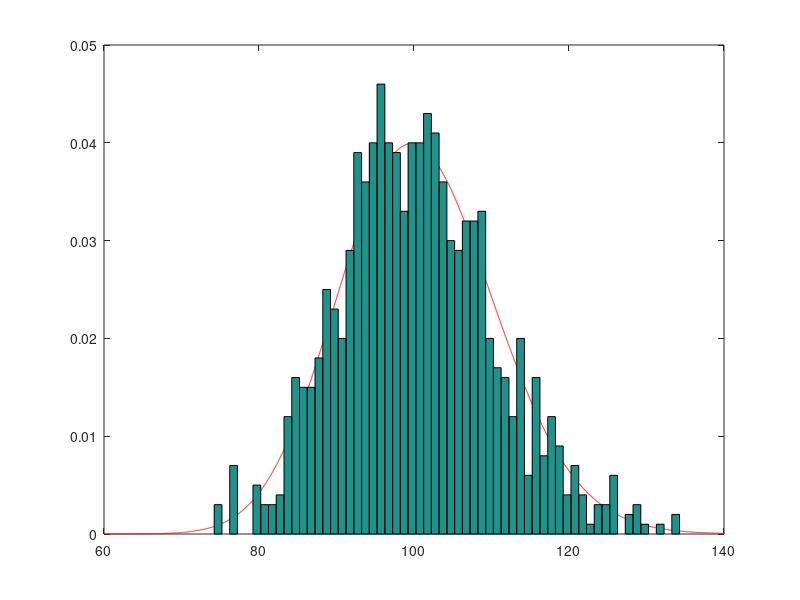

MATLAB code to generate this figure:

alpha=100.7;
lamda=1;
ai=floor(alpha);
af=alpha-ai;
c=2^(af)/(gamma(af+1))
X=[];
Y=[];
Z=[];
tic
for i=1:1000
y=[];
for i=1:ai
	y=[y -1*(log(1-rand))/lamda];
end
Y=[Y sum(y)];
end
tot=0;
acc=0;

%%t1=toc

while (size(Z)(2)<1000)
	u=rand;
	a=-2*log(1-u^(1/af));
	u2=rand;
	if u2<(a^(af-1)*e^(-a/2))*((2*(1-e^(-a/2)))^(1-af))
		Z=[Z a];
		acc=acc+1;
	end

	tot=tot+1;
endwhile 
X=Y+Z/lamda;
disp('Rejection Ratio is:'), disp(1-acc/tot);

x1 = 60:0.01:140;
%%0.005-12,60-140,0.005-10 for alpha = 3.2,100.7,1.5
y1 = gampdf(x1,alpha,lamda);


plot(x1,y1,'r-')
hold on
hist(X,60,1)
%% 11.7,60,8.7 for alpha=3.2,100.7,1.5
hold off
		
time_taken=toc
